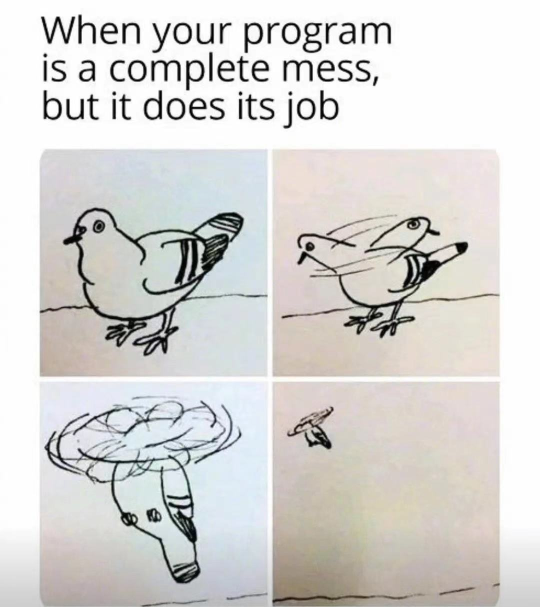
#> input picture Archived Notebooks/gp2pic.jpg, 1080 x 1214 px (shown at 1/2 size)
$ jupyter execute image.ipynb   (older library calls are emulated)
#> lines starting #> are read from the running program, lines starting #| are printed output that depends on the picture
[cell 1]
from PIL import Image
im = Image.open('gp2pic.jpg')
#> im is the input picture: PIL image 1080x1214 RGB; mean R, G, B 215.1, 213.7, 211.5
im = im.resize((int(108*1.25), int(121*1.25)), Image.ANTIALIAS)
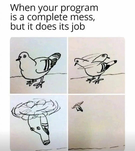
#> im: PIL image 135x151 RGB; mean R, G, B 214.8, 213.4, 211.2
im.save('gp2pic.tif')
